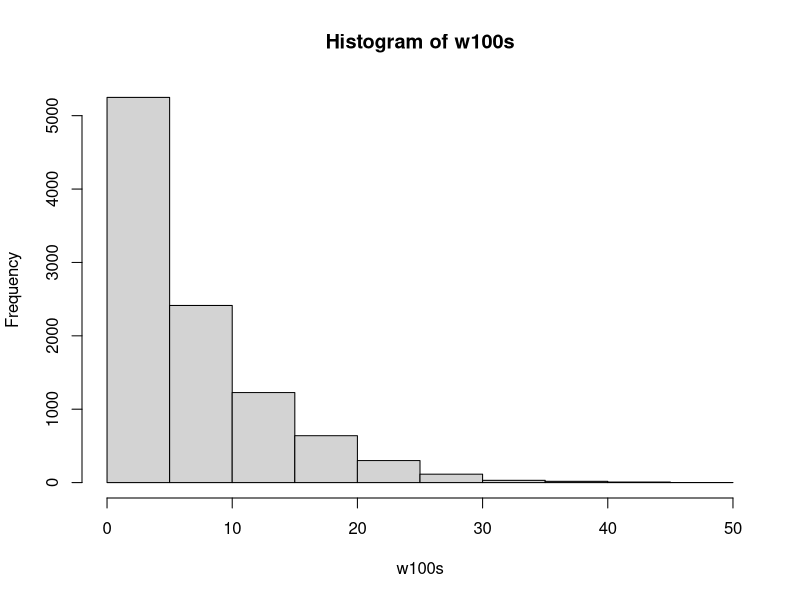
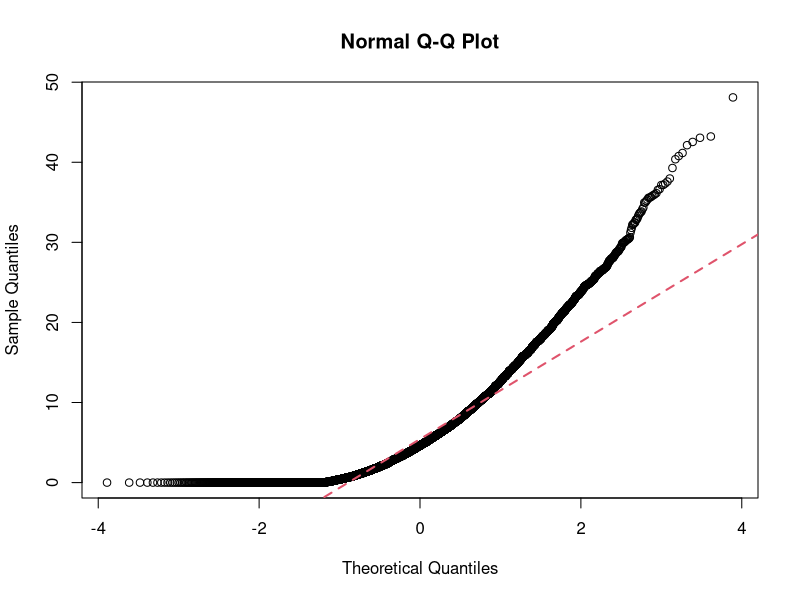

Write the R code that produced these figures, in order. (Note: a time limit stopped this script after it produced the figures.)
###PART C###
queue <- function(lambda, mu, N, customer) {
  queueTimes <- matrix(0, N)
  
  for (i in 1:N) {
    waits <- matrix(0,customer,1)
    arrivals <-rexp(customer,rate=lambda)
    services <- rexp(customer,rate=mu)
    
    for (j in 2:customer) {
      waits[j,] <- max(0,(waits[j-1,] + services[j-1] - arrivals[j]))
    }
    
    queueTimes[i] <- waits[customer,]
  }
  
  return(queueTimes)
}


###PART D###
###MEAN, VARIANCE, AND CI FUNCTION###
meanvar <- function (results, N) {
  
  mean <- sum(results)/N
  variances <- matrix(0,N,1)
  for (i in 1:N) {
    variances[i] <- (results[i] - mean)^2
  }
  var <- (1/N)*sum(variances)
  
  sd <- sqrt(var)
  error <- 1.96*sd/sqrt(N)
  left <- mean - error
  right <- mean + error
  
  totals <- cbind(mean, var, error, left, right)
  
  return(totals)
}

##calculate P(W2 = 0) for N = 100##
sample <- queue(.9,1,100,2)
results <- NULL
for (i in 1:100) {
  if (sample[i,] == 0) {
    results[i] = 1
  } else if (sample[i,] > 0) {
    results[i] = 0
  }
}

summary <- meanvar(results,100)

##calculate P(W2 = 0) for N = 1000##
sample2 <- queue(.9,1,1000,2)
results2 <- NULL
for (i in 1:1000) {
  if (sample2[i,] == 0) {
    results2[i] = 1
  } else if (sample2[i,] > 0) {
    results2[i] = 0
  }
}

summary2 <- meanvar(results2,1000)

##calculate P(W2 = 0) for N = 10000##
sample3 <- queue(.9,1,10000,2)
results3 <- NULL
for (i in 1:10000) {
  if (sample3[i,] == 0) {
    results3[i] = 1
  } else if (sample3[i,] > 0) {
    results3[i] = 0
  }
}

summary3 <- meanvar(results3,10000)

##calculate P(W100 = 0) for N = 100##
sample4 <- queue(.9,1,100,100)
results4 <- NULL
for (i in 1:100) {
  if (sample4[i,] <= 0) {
    results4[i] = 1
  } else if (sample4[i,] > 0) {
    results4[i] = 0
  }
}

summary4 <- meanvar(results4,100)

##calculate P(W100 = 0) for N = 1000##
sample5 <- queue(.9,1,1000,100)
results5 <- NULL
for (i in 1:1000) {
  if (sample5[i,] <= 0) {
    results5[i] = 1
  } else if (sample5[i,] > 0) {
    results5[i] = 0
  }
}

summary5 <- meanvar(results5,1000)

##calculate P(W100 = 0) for N = 10000##
sample6 <- queue(.9,1,10000,100)
results6 <- NULL
for (i in 1:10000) {
  if (sample6[i,] <= 0) {
    results6[i] = 1
  } else if (sample6[i,] > 0) {
    results6[i] = 0
  }
}

summary6 <- meanvar(results6,10000)

###PART E###
w100s <- queue(.9,1,10000,100)

#histogram of 10,000 simulations of W100#
w100hist <-hist(w100s)

#qqplot of 10,000 simulations of W100#
w100qq <- qqnorm(w100s)
w100qq <- qqline(w100s,col = 2,lwd=2,lty=2)

##PART F##
m <- NULL
for (i in 1:10000) {
  w100 <- queue(.9,1,1000,100)
  m[i] <- sum(w100)/1000
}

mhist <- hist(m)
mqq <- qqnorm(m)
mqq <- qqline(m,col = 2,lwd=2,lty=2)
